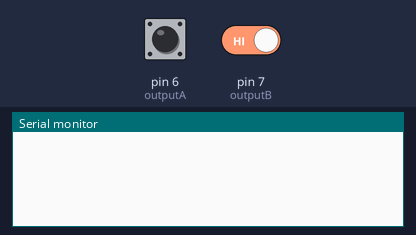
The sketch below on a simulated Arduino Uno, built with avr-gcc and run on an emulated ATmega328P. On the bench: the last lines printed to the serial monitor. The inputs (shaded band) are chosen by the test bench; at power-on: pin 7 (outputB) HIGH, pin 6 (outputA) HIGH.

Above: at 1.2 s.
1.3 s: pin 7 (outputB) driven LOW
At 1.7 s:
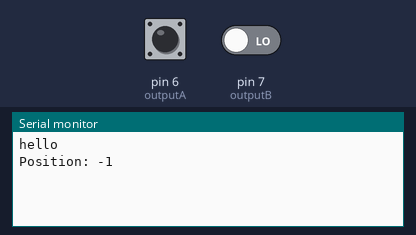
2.8 s: pin 7 (outputB) driven HIGH
At 4.1 s:
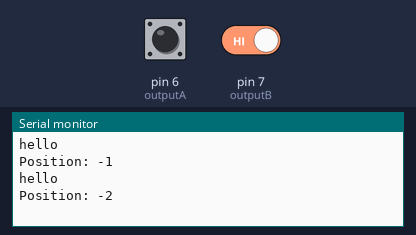

The sketch:

JULY2_2022_EncoderTest2.ino
```cpp
#define outputA 6
 #define outputB 7

 int counter = 0;
 int State1,State2;
 int LastState;

 void setup() {
   pinMode (outputA,INPUT);
   pinMode (outputB,INPUT);

   Serial.begin (9600);
   // Reads the initial state of the outputA
   LastState = digitalRead(outputA);
 }

 void loop() {
   State1 = digitalRead(outputB); // Reads the "current" state of the outputA
  // State2 = digitalRead(outputA);
   //Serial.print("State1 ="); Serial.println(State1);
   // Serial.print("State2 ="); Serial.println(State2);
   // If the previous and the current state of the outputA are different, that means a Pulse has occured
   if (State1 != LastState){
    Serial.println("hello");
     // If the outputB state is different to the outputA state, that means the encoder is rotating clockwise
     if (digitalRead(outputB) != State1) {
       counter ++;
     } else {
       counter --;
     }
     Serial.print("Position: ");
     Serial.println(counter);
   }
   LastState = State1; // Updates the previous state of the outputA with the current state
 }
```

Measured:
- after the input at 1.3 s, the serial monitor: prints a new line at once (image 1)
- after the input at 2.8 s, the serial monitor: prints a new line at once (image 2)
